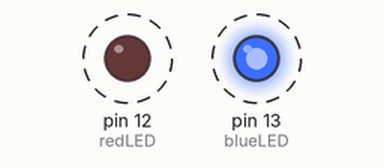
Simulated run of this sketch. Board: Arduino Uno, built with avr-gcc and run on an emulated ATmega328P. Parts: output pins drawn as LEDs (lit = HIGH). Dashed ring = blinking.

Above: at 0.05 s.
Timing chart, 0 to 3.0 s (numbered marks = the images above):
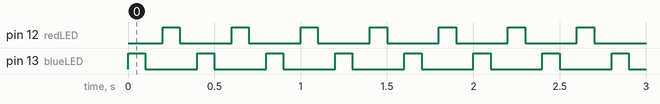

Measured:
- by itself, pin 12 (redLED), pin 13 (blueLED): alternates HIGH for 0.10 s and LOW for 0.30 s

The sketch:

emergencyvehicle.ino
```cpp
//Nam:Stephanie Caliwag
//Date:29/9/20
//Description:Emergency Vehicle

int blueLED = 13;
int redLED=12;
void setup()
{
	pinMode(blueLED, OUTPUT);
	pinMode(redLED, OUTPUT);
}
	void loop()
{
    //Emergency vehicle
	digitalWrite(blueLED, HIGH);
	delay(100); // Wait for 1000 millisecond(s)
	digitalWrite(blueLED, LOW);
	delay(100); // Wait for 1000 millisecond(s)

	digitalWrite(redLED, HIGH);
	delay(100); // Wait for 1000 millisecond(s)
	digitalWrite(redLED, LOW);
	delay(100); // Wait for 1000 millisecond(s)
}
```
